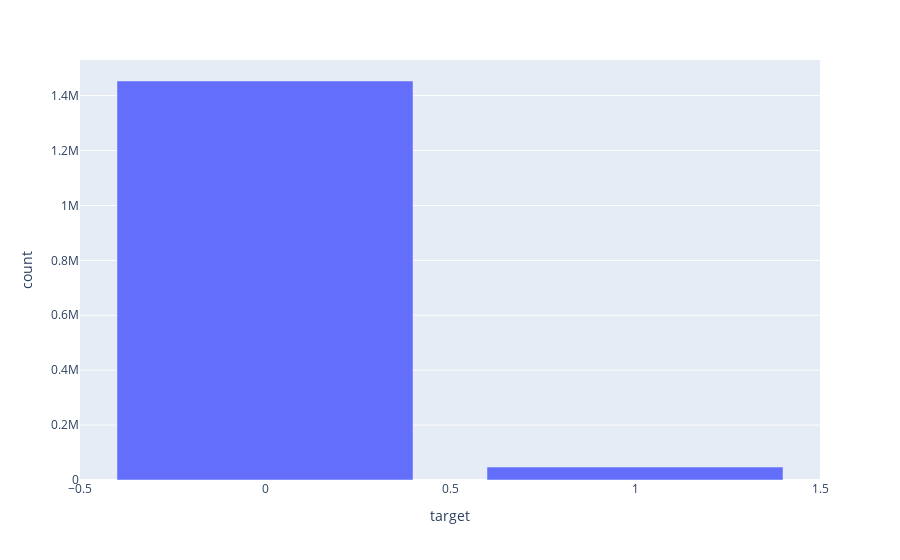

Notebook source saved alongside this figure:
### Code cell
class_count = numerics_75.groupby("target").count().reset_index()
class_count = class_count[["target", "annuity_780A"]].rename(columns={"annuity_780A":"count"})
class_count["percent"] = class_count["count"]/class_count["count"].sum()
class_count

fig_2 = px.bar(class_count, x="target", y="count", hover_data="percent")
fig_2.show()

### Figure 1 — Plotly figure (JSON) as saved in the notebook; plotly's stock layout.template omitted (floating-point values rounded to 4 significant figures)
{"data": [{"alignmentgroup": "True", "customdata": [[0.9685], [0.03147]], "hovertemplate": "target=%{x}<br>count=%{y}<br>percent=%{customdata[0]}<extra></extra>", "legendgroup": "", "marker": {"color": "#636efa", "pattern": {"shape": ""}}, "name": "", "offsetgroup": "", "orientation": "v", "showlegend": false, "textposition": "auto", "type": "bar", "x": [0, 1], "xaxis": "x", "y": [1453261, 47215], "yaxis": "y"}], "layout": {"barmode": "relative", "legend": {"tracegroupgap": 0}, "margin": {"t": 60}, "xaxis": {"anchor": "y", "domain": [0, 1], "title": {"text": "target"}}, "yaxis": {"anchor": "x", "domain": [0, 1], "title": {"text": "count"}}}}
